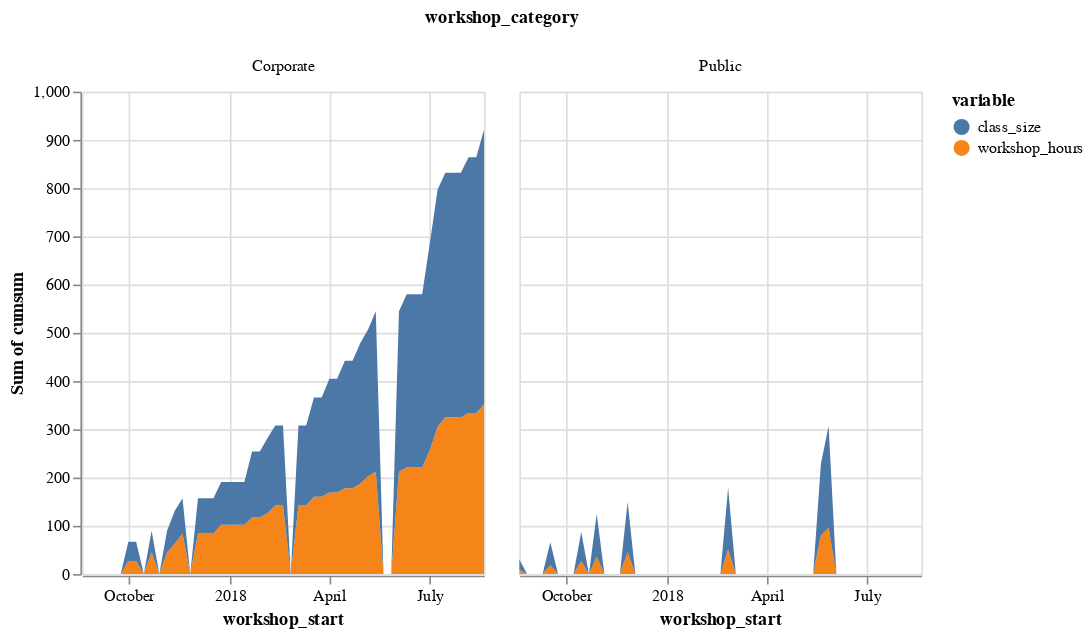

The notebook cell saved with this chart:
### Code cell
alt.Chart(melted).mark_area().encode(
    column='workshop_category',
    x=alt.X("workshop_start"),
    y=alt.Y("sum(cumsum)"),
    color=alt.Color("variable")
).properties(
    width=250
)

### Figure 1 — Vega-Lite specification as saved in the notebook (floating-point values rounded to 4 significant figures)
{"$schema": "https://vega.github.io/schema/vega-lite/v2.6.0.json", "config": {"view": {"height": 300, "width": 400}}, "data": {"name": "data-cf485f565d7db0907faa9f423578f1a0"}, "datasets": {"data-cf485f565d7db0907faa9f423578f1a0": [{"cumsum": 9, "value": 9, "variable": "workshop_hours", "workshop_category": "Public", "workshop_start": "2017-08-20T00:00:00"}, {"cumsum": 0, "value": 0, "variable": "workshop_hours", "workshop_category": "Corporate", "workshop_start": "2017-08-27T00:00:00"}, {"cumsum": 0, "value": 0, "variable": "workshop_hours", "workshop_category": "Corporate", "workshop_start": "2017-09-03T00:00:00"}, {"cumsum": 0, "value": 0, "variable": "workshop_hours", "workshop_category": "Corporate", "workshop_start": "2017-09-10T00:00:00"}, {"cumsum": 18, "value": 9, "variable": "workshop_hours", "workshop_category": "Public", "workshop_start": "2017-09-17T00:00:00"}, {"cumsum": 0, "value": 0, "variable": "workshop_hours", "workshop_category": "Corporate", "workshop_start": "2017-09-24T00:00:00"}, {"cumsum": 27, "value": 27, "variable": "workshop_hours", "workshop_category": "Corporate", "workshop_start": "2017-10-01T00:00:00"}, {"cumsum": 27, "value": 0, "variable": "workshop_hours", "workshop_category": "Corporate", "workshop_start": "2017-10-08T00:00:00"}, {"cumsum": 27, "value": 9, "variable": "workshop_hours", "workshop_category": "Public", "workshop_start": "2017-10-15T00:00:00"}, {"cumsum": 45, "value": 18, "variable": "workshop_hours", "workshop_category": "Corporate", "workshop_start": "2017-10-22T00:00:00"}, {"cumsum": 36, "value": 9, "variable": "workshop_hours", "workshop_category": "Public", "workshop_start": "2017-10-29T00:00:00"}, {"cumsum": 45, "value": 0, "variable": "workshop_hours", "workshop_category": "Corporate", "workshop_start": "2017-11-05T00:00:00"}, {"cumsum": 63, "value": 18, "variable": "workshop_hours", "workshop_category": "Corporate", "workshop_start": "2017-11-12T00:00:00"}, {"cumsum": 84, "value": 21, "variable": "workshop_hours", "workshop_category": "Corporate", "workshop_start": "2017-11-19T00:00:00"}, {"cumsum": 45, "value": 9, "variable": "workshop_hours", "workshop_category": "Public", "workshop_start": "2017-11-26T00:00:00"}, {"cumsum": 84, "value": 0, "variable": "workshop_hours", "workshop_category": "Corporate", "workshop_start": "2017-12-03T00:00:00"}, {"cumsum": 84, "value": 0, "variable": "workshop_hours", "workshop_category": "Corporate", "workshop_start": "2017-12-10T00:00:00"}, {"cumsum": 84, "value": 0, "variable": "workshop_hours", "workshop_category": "Corporate", "workshop_start": "2017-12-17T00:00:00"}, {"cumsum": 102, "value": 18, "variable": "workshop_hours", "workshop_category": "Corporate", "workshop_start": "2017-12-24T00:00:00"}, {"cumsum": 102, "value": 0, "variable": "workshop_hours", "workshop_category": "Corporate", "workshop_start": "2017-12-31T00:00:00"}, {"cumsum": 102, "value": 0, "variable": "workshop_hours", "workshop_category": "Corporate", "workshop_start": "2018-01-07T00:00:00"}, {"cumsum": 102, "value": 0, "variable": "workshop_hours", "workshop_category": "Corporate", "workshop_start": "2018-01-14T00:00:00"}, {"cumsum": 117, "value": 15, "variable": "workshop_hours", "workshop_category": "Corporate", "workshop_start": "2018-01-21T00:00:00"}, {"cumsum": 117, "value": 0, "variable": "workshop_hours", "workshop_category": "Corporate", "workshop_start": "2018-01-28T00:00:00"}, {"cumsum": 126, "value": 9, "variable": "workshop_hours", "workshop_category": "Corporate", "workshop_start": "2018-02-04T00:00:00"}, {"cumsum": 142, "value": 16, "variable": "workshop_hours", "workshop_category": "Corporate", "workshop_start": "2018-02-11T00:00:00"}, {"cumsum": 142, "value": 0, "variable": "workshop_hours", "workshop_category": "Corporate", "workshop_start": "2018-02-18T00:00:00"}, {"cumsum": 51, "value": 6, "variable": "workshop_hours", "workshop_category": "Public", "workshop_start": "2018-02-25T00:00:00"}, {"cumsum": 142, "value": 0, "variable": "workshop_hours", "workshop_category": "Corporate", "workshop_start": "2018-03-04T00:00:00"}, {"cumsum": 142, "value": 0, "variable": "workshop_hours", "workshop_category": "Corporate", "workshop_start": "2018-03-11T00:00:00"}, {"cumsum": 160, "value": 18, "variable": "workshop_hours", "workshop_category": "Corporate", "workshop_start": "2018-03-18T00:00:00"}, {"cumsum": 160, "value": 0, "variable": "workshop_hours", "workshop_category": "Corporate", "workshop_start": "2018-03-25T00:00:00"}, {"cumsum": 169, "value": 9, "variable": "workshop_hours", "workshop_category": "Corporate", "workshop_start": "2018-04-01T00:00:00"}, {"cumsum": 169, "value": 0, "variable": "workshop_hours", "workshop_category": "Corporate", "workshop_start": "2018-04-08T00:00:00"}, {"cumsum": 178, "value": 9, "variable": "workshop_hours", "workshop_category": "Corporate", "workshop_start": "2018-04-15T00:00:00"}, {"cumsum": 178, "value": 0, "variable": "workshop_hours", "workshop_category": "Corporate", "workshop_start": "2018-04-22T00:00:00"}, {"cumsum": 187, "value": 9, "variable": "workshop_hours", "workshop_category": "Corporate", "workshop_start": "2018-04-29T00:00:00"}, {"cumsum": 203, "value": 16, "variable": "workshop_hours", "workshop_category": "Corporate", "workshop_start": "2018-05-06T00:00:00"}, {"cumsum": 212, "value": 9, "variable": "workshop_hours", "workshop_category": "Corporate", "workshop_start": "2018-05-13T00:00:00"}, {"cumsum": 80, "value": 29, "variable": "workshop_hours", "workshop_category": "Public", "workshop_start": "2018-05-20T00:00:00"}, {"cumsum": 96, "value": 16, "variable": "workshop_hours", "workshop_category": "Public", "workshop_start": "2018-05-27T00:00:00"}, {"cumsum": 212, "value": 0, "variable": "workshop_hours", "workshop_category": "Corporate", "workshop_start": "2018-06-03T00:00:00"}, {"cumsum": 221, "value": 9, "variable": "workshop_hours", "workshop_category": "Corporate", "workshop_start": "2018-06-10T00:00:00"}, {"cumsum": 221, "value": 0, "variable": "workshop_hours", "workshop_category": "Corporate", "workshop_start": "2018-06-17T00:00:00"}, {"cumsum": 221, "value": 0, "variable": "workshop_hours", "workshop_category": "Corporate", "workshop_start": "2018-06-24T00:00:00"}, {"cumsum": 257, "value": 36, "variable": "workshop_hours", "workshop_category": "Corporate", "workshop_start": "2018-07-01T00:00:00"}, {"cumsum": 305, "value": 48, "variable": "workshop_hours", "workshop_category": "Corporate", "workshop_start": "2018-07-08T00:00:00"}, {"cumsum": 325, "value": 20, "variable": "workshop_hours", "workshop_category": "Corporate", "workshop_start": "2018-07-15T00:00:00"}, {"cumsum": 325, "value": 0, "variable": "workshop_hours", "workshop_category": "Corporate", "workshop_start": "2018-07-22T00:00:00"}, {"cumsum": 325, "value": 0, "variable": "workshop_hours", "workshop_category": "Corporate", "workshop_start": "2018-07-29T00:00:00"}, {"cumsum": 334, "value": 9, "variable": "workshop_hours", "workshop_category": "Corporate", "workshop_start": "2018-08-05T00:00:00"}, {"cumsum": 334, "value": 0, "variable": "workshop_hours", "workshop_category": "Corporate", "workshop_start": "2018-08-12T00:00:00"}, {"cumsum": 352, "value": 18, "variable": "workshop_hours", "workshop_category": "Corporate", "workshop_start": "2018-08-19T00:00:00"}, {"cumsum": 21, "value": 21, "variable": "class_size", "workshop_category": "Public", "workshop_start": "2017-08-20T00:00:00"}, {"cumsum": 0, "value": 0, "variable": "class_size", "workshop_category": "Corporate", "workshop_start": "2017-08-27T00:00:00"}, {"cumsum": 0, "value": 0, "variable": "class_size", "workshop_category": "Corporate", "workshop_start": "2017-09-03T00:00:00"}, {"cumsum": 0, "value": 0, "variable": "class_size", "workshop_category": "Corporate", "workshop_start": "2017-09-10T00:00:00"}, {"cumsum": 48, "value": 27, "variable": "class_size", "workshop_category": "Public", "workshop_start": "2017-09-17T00:00:00"}, {"cumsum": 0, "value": 0, "variable": "class_size", "workshop_category": "Corporate", "workshop_start": "2017-09-24T00:00:00"}, {"cumsum": 40, "value": 40, "variable": "class_size", "workshop_category": "Corporate", "workshop_start": "2017-10-01T00:00:00"}, {"cumsum": 40, "value": 0, "variable": "class_size", "workshop_category": "Corporate", "workshop_start": "2017-10-08T00:00:00"}, {"cumsum": 60, "value": 12, "variable": "class_size", "workshop_category": "Public", "workshop_start": "2017-10-15T00:00:00"}, {"cumsum": 45, "value": 5, "variable": "class_size", "workshop_category": "Corporate", "workshop_start": "2017-10-22T00:00:00"}, {"cumsum": 89, "value": 29, "variable": "class_size", "workshop_category": "Public", "workshop_start": "2017-10-29T00:00:00"}, {"cumsum": 45, "value": 0, "variable": "class_size", "workshop_category": "Corporate", "workshop_start": "2017-11-05T00:00:00"}, {"cumsum": 68, "value": 23, "variable": "class_size", "workshop_category": "Corporate", "workshop_start": "2017-11-12T00:00:00"}, {"cumsum": 73, "value": 5, "variable": "class_size", "workshop_category": "Corporate", "workshop_start": "2017-11-19T00:00:00"}, {"cumsum": 105, "value": 16, "variable": "class_size", "workshop_category": "Public", "workshop_start": "2017-11-26T00:00:00"}, {"cumsum": 73, "value": 0, "variable": "class_size", "workshop_category": "Corporate", "workshop_start": "2017-12-03T00:00:00"}, {"cumsum": 73, "value": 0, "variable": "class_size", "workshop_category": "Corporate", "workshop_start": "2017-12-10T00:00:00"}, {"cumsum": 73, "value": 0, "variable": "class_size", "workshop_category": "Corporate", "workshop_start": "2017-12-17T00:00:00"}, {"cumsum": 89, "value": 16, "variable": "class_size", "workshop_category": "Corporate", "workshop_start": "2017-12-24T00:00:00"}, {"cumsum": 89, "value": 0, "variable": "class_size", "workshop_category": "Corporate", "workshop_start": "2017-12-31T00:00:00"}, {"cumsum": 89, "value": 0, "variable": "class_size", "workshop_category": "Corporate", "workshop_start": "2018-01-07T00:00:00"}, {"cumsum": 89, "value": 0, "variable": "class_size", "workshop_category": "Corporate", "workshop_start": "2018-01-14T00:00:00"}, {"cumsum": 137, "value": 48, "variable": "class_size", "workshop_category": "Corporate", "workshop_start": "2018-01-21T00:00:00"}, {"cumsum": 137, "value": 0, "variable": "class_size", "workshop_category": "Corporate", "workshop_start": "2018-01-28T00:00:00"}, {"cumsum": 156, "value": 19, "variable": "class_size", "workshop_category": "Corporate", "workshop_start": "2018-02-04T00:00:00"}, {"cumsum": 166, "value": 10, "variable": "class_size", "workshop_category": "Corporate", "workshop_start": "2018-02-11T00:00:00"}, {"cumsum": 166, "value": 0, "variable": "class_size", "workshop_category": "Corporate", "workshop_start": "2018-02-18T00:00:00"}, {"cumsum": 128, "value": 23, "variable": "class_size", "workshop_category": "Public", "workshop_start": "2018-02-25T00:00:00"}, {"cumsum": 166, "value": 0, "variable": "class_size", "workshop_category": "Corporate", "workshop_start": "2018-03-04T00:00:00"}, {"cumsum": 166, "value": 0, "variable": "class_size", "workshop_category": "Corporate", "workshop_start": "2018-03-11T00:00:00"}, {"cumsum": 206, "value": 40, "variable": "class_size", "workshop_category": "Corporate", "workshop_start": "2018-03-18T00:00:00"}, {"cumsum": 206, "value": 0, "variable": "class_size", "workshop_category": "Corporate", "workshop_start": "2018-03-25T00:00:00"}, {"cumsum": 236, "value": 30, "variable": "class_size", "workshop_category": "Corporate", "workshop_start": "2018-04-01T00:00:00"}, {"cumsum": 236, "value": 0, "variable": "class_size", "workshop_category": "Corporate", "workshop_start": "2018-04-08T00:00:00"}, {"cumsum": 264, "value": 28, "variable": "class_size", "workshop_category": "Corporate", "workshop_start": "2018-04-15T00:00:00"}, {"cumsum": 264, "value": 0, "variable": "class_size", "workshop_category": "Corporate", "workshop_start": "2018-04-22T00:00:00"}, {"cumsum": 292, "value": 28, "variable": "class_size", "workshop_category": "Corporate", "workshop_start": "2018-04-29T00:00:00"}, {"cumsum": 304, "value": 12, "variable": "class_size", "workshop_category": "Corporate", "workshop_start": "2018-05-06T00:00:00"}, {"cumsum": 333, "value": 29, "variable": "class_size", "workshop_category": "Corporate", "workshop_start": "2018-05-13T00:00:00"}, {"cumsum": 148, "value": 20, "variable": "class_size", "workshop_category": "Public", "workshop_start": "2018-05-20T00:00:00"}, {"cumsum": 211, "value": 63, "variable": "class_size", "workshop_category": "Public", "workshop_start": "2018-05-27T00:00:00"}, {"cumsum": 333, "value": 0, "variable": "class_size", "workshop_category": "Corporate", "workshop_start": "2018-06-03T00:00:00"}, {"cumsum": 359, "value": 26, "variable": "class_size", "workshop_category": "Corporate", "workshop_start": "2018-06-10T00:00:00"}, {"cumsum": 359, "value": 0, "variable": "class_size", "workshop_category": "Corporate", "workshop_start": "2018-06-17T00:00:00"}, {"cumsum": 359, "value": 0, "variable": "class_size", "workshop_category": "Corporate", "workshop_start": "2018-06-24T00:00:00"}, {"cumsum": 430, "value": 71, "variable": "class_size", "workshop_category": "Corporate", "workshop_start": "2018-07-01T00:00:00"}, {"cumsum": 492, "value": 62, "variable": "class_size", "workshop_category": "Corporate", "workshop_start": "2018-07-08T00:00:00"}, {"cumsum": 507, "value": 15, "variable": "class_size", "workshop_category": "Corporate", "workshop_start": "2018-07-15T00:00:00"}, {"cumsum": 507, "value": 0, "variable": "class_size", "workshop_category": "Corporate", "workshop_start": "2018-07-22T00:00:00"}, {"cumsum": 507, "value": 0, "variable": "class_size", "workshop_category": "Corporate", "workshop_start": "2018-07-29T00:00:00"}, {"cumsum": 530, "value": 23, "variable": "class_size", "workshop_category": "Corporate", "workshop_start": "2018-08-05T00:00:00"}, {"cumsum": 530, "value": 0, "variable": "class_size", "workshop_category": "Corporate", "workshop_start": "2018-08-12T00:00:00"}, {"cumsum": 569, "value": 39, "variable": "class_size", "workshop_category": "Corporate", "workshop_start": "2018-08-19T00:00:00"}]}, "encoding": {"color": {"field": "variable", "type": "nominal"}, "column": {"field": "workshop_category", "type": "nominal"}, "x": {"field": "workshop_start", "type": "temporal"}, "y": {"aggregate": "sum", "field": "cumsum", "type": "quantitative"}}, "mark": "area", "width": 250}
